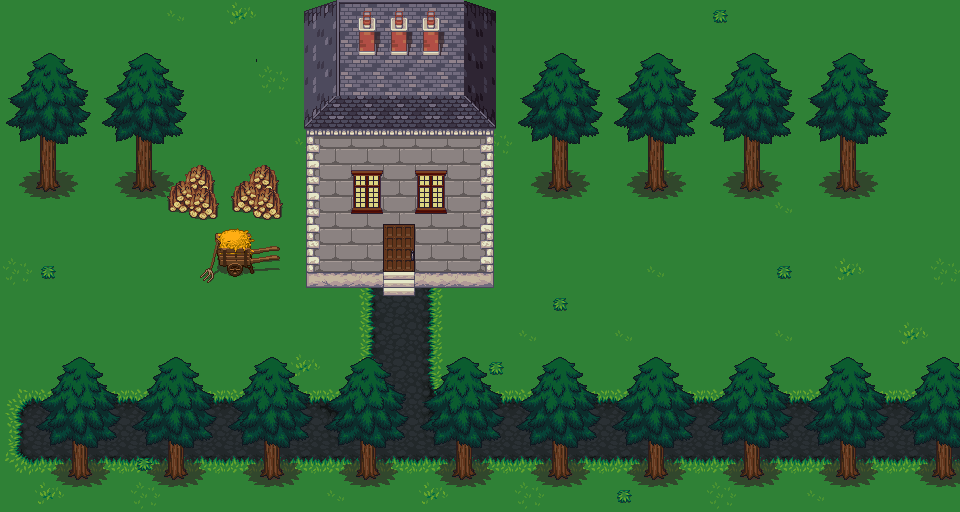

This is a level from a 2D game, rendered from its Tiled map with the project's own tilesets. A one-line summary and the map file follow, with tile-layer data summarised:
An orthogonal 30x16 tile map with 32x32 px tiles, 9 tile layers (Road, Ground, Decorations, Path, ...), 10 tilesets and 6 objects.

<map version="1.10" tiledversion="1.11.0" orientation="orthogonal" renderorder="right-down" width="30" height="16" tilewidth="32" tileheight="32" infinite="0" nextlayerid="21" nextobjectid="14">
 <tileset firstgid="1" source="grass.tsx" />
 <tileset firstgid="19" source="house.tsx" />
 <tileset firstgid="82" source="lavarock.tsx" />
 <tileset firstgid="100" source="dirt.tsx" />
 <tileset firstgid="118" source="trunk.tsx" />
 <tileset firstgid="136" source="treetop.tsx" />
 <tileset firstgid="178" source="obj_misk_atlas.tsx" />
 <tileset firstgid="1202" source="build_atlas.tsx" />
 <tileset firstgid="2226" source="wolfsheet1.tsx" />
 <tileset firstgid="2466" source="flower.tsx" />
 <group id="9" name="Grounds">
  <layer id="7" name="Road" width="30" height="16">
   <data>[480 cells, 108 non-empty, 10 distinct tile ids]</data>
  </layer>
  <layer id="1" name="Ground" width="30" height="16">
   <data>[480 cells, 445 non-empty, 11 distinct tile ids]</data>
  </layer>
  <layer id="13" name="Decorations" width="30" height="16">
   <data>[480 cells, 51 non-empty, 16 distinct tile ids]</data>
  </layer>
  <layer id="8" name="Path" width="30" height="16">
   <data>[480 cells, 0 non-empty, 0 distinct tile ids]</data>
  </layer>
  <group id="12" name="Tree">
   <layer id="11" name="TreeTrunk" width="30" height="16">
    <data>[480 cells, 156 non-empty, 9 distinct tile ids]</data>
   </layer>
   <layer id="10" name="TreeTop" width="30" height="16">
    <data>[480 cells, 159 non-empty, 21 distinct tile ids]</data>
   </layer>
  </group>
 </group>
 <group id="2" name="House" offsetx="208" offsety="-32">
  <layer id="5" name="House" width="30" height="16">
   <data>[480 cells, 54 non-empty, 20 distinct tile ids]</data>
  </layer>
  <layer id="4" name="Window" width="30" height="16" offsetx="15" offsety="0">
   <data>[480 cells, 6 non-empty, 4 distinct tile ids]</data>
  </layer>
  <layer id="3" name="Door" width="30" height="16" offsetx="15" offsety="0">
   <data>[480 cells, 9 non-empty, 5 distinct tile ids]</data>
  </layer>
 </group>
 <objectgroup id="20" name="Colliders">
  <object id="8" x="960" y="464">
   <polygon points="0,0 0,48 -960,48 -960,-464 0,-464 0,-64 0,-464 -960,-464 -960,48 0,48" />
  </object>
  <object id="9" x="336" y="0">
   <polygon points="0,0 -32,8 -32,288 48,288 48,224 80,224 80,288 160,288 160,8 128,0" />
  </object>
  <object id="10" x="216" y="232">
   <polygon points="0,0 -16,48 -8,48 8,40 40,40 64,32 64,16 32,0" />
  </object>
  <object id="11" x="256" y="168">
   <polygon points="0,0 16,0 24,16 24,48 0,48 -24,40 -24,24" />
  </object>
  <object id="12" x="192" y="168">
   <polygon points="0,0 16,0 24,16 24,48 0,48 -24,40 -24,24" />
  </object>
  <object id="13" x="0" y="0">
   <polygon points="0,0 960,0 960,512 0,512 0,8 -8,8 -8,520 968,520 968,-8 -8,-8 -8,0" />
  </object>
 </objectgroup>
</map>
